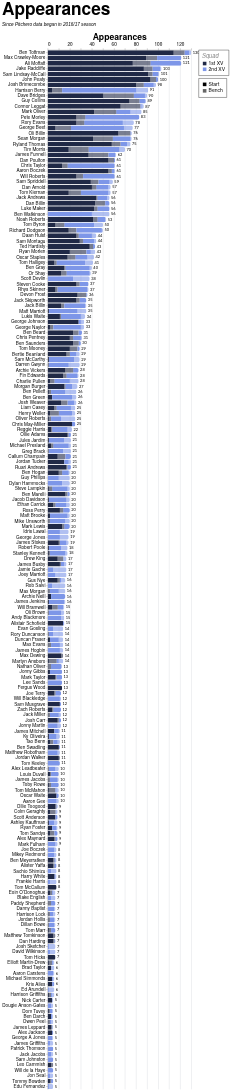

Here is the Vega-Lite specification saved for this chart:
### Vega-Lite specification from a JSON file in a GitHub repository (floating-point values rounded to 4 significant figures; data arrays with more than 128 entries replaced by an {"elided": "..."} marker saying what was removed)
{"config": {"axis": {"labelFont": "PT Sans Narrow, Helvetica Neue, Helvetica, Arial, sans-serif", "titleFont": "PT Sans Narrow, Helvetica Neue, Helvetica, Arial, sans-serif", "labelFontSize": 13, "titleFontSize": 24, "gridColor": "#202947", "gridOpacity": 0.2, "zindex": 1}, "text": {"font": "Lato, sans-serif"}, "bar": {"cornerRadiusEnd": 5}, "header": {"labelFont": "PT Sans Narrow, Helvetica Neue, Helvetica, Arial, sans-serif", "titleFont": "PT Sans Narrow, Helvetica Neue, Helvetica, Arial, sans-serif", "labelFontSize": 24, "titleFontSize": 28, "labelFontWeight": "bold", "orient": "left"}, "legend": {"labelFont": "PT Sans Narrow, Helvetica Neue, Helvetica, Arial, sans-serif", "titleFont": "PT Sans Narrow, Helvetica Neue, Helvetica, Arial, sans-serif", "labelFontSize": 14, "titleFontSize": 16, "titlePadding": 5, "fillColor": "white", "strokeColor": "black", "padding": 10, "titleFontWeight": "lighter", "titleFontStyle": "italic", "titleColor": "gray", "offset": 10}, "title": {"font": "PT Sans Narrow, Helvetica Neue, Helvetica, Arial, sans-serif", "fontSize": 48, "fontWeight": "bold", "anchor": "start", "align": "center", "titlePadding": 20, "subtitlePadding": 10, "subtitleFontSize": 13, "subtitleColor": "", "subtitleFontStyle": "italic", "offset": 15, "color": "black"}, "axisX": {"labelAngle": 0}, "facet": {"title": null, "header": null, "align": {"row": "each", "column": "each"}, "spacing": 10}, "resolve": {"scale": {"y": "independent", "facet": "independent"}}, "background": "transparent", "scale": {"offsetBandPaddingOuter": 0.2, "offsetBandPaddingInner": 0.1}, "view": {"stroke": null, "background": "transparent"}}, "layer": [{"mark": {"type": "bar"}, "encoding": {"color": {"field": "squad", "legend": {"direction": "vertical", "labelExpr": "datum.value + ' XV'", "offset": 20, "orient": "right", "title": "Squad"}, "scale": {"domain": ["1st", "2nd"], "range": ["#202946", "#7d96e8"]}, "sort": ["1st", "2nd"], "type": "nominal"}, "opacity": {"field": "start", "legend": {"direction": "vertical", "offset": 20, "orient": "right", "title": null}, "scale": {"domain": ["Start", "Bench"], "range": [1.0, 0.6]}, "sort": ["Start", "Bench"], "type": "nominal"}, "order": {"field": "stack_order", "sort": "ascending", "type": "quantitative"}, "tooltip": [{"field": "player", "title": "Player", "type": "nominal"}, {"field": "squad", "title": "Squad", "type": "nominal"}, {"field": "start", "title": "Selection", "type": "nominal"}, {"aggregate": "sum", "field": "games", "title": "Games", "type": "quantitative"}, {"aggregate": "max", "field": "player_total", "title": "Total", "type": "quantitative"}], "x": {"aggregate": "sum", "axis": {"orient": "top", "title": "Appearances"}, "field": "games", "type": "quantitative"}, "y": {"field": "player", "sort": {"field": "player_total", "op": "max", "order": "descending"}, "title": null, "type": "nominal"}}}, {"mark": {"type": "text", "align": "left", "baseline": "middle", "color": "black", "dx": 4, "fontSize": 11}, "encoding": {"text": {"field": "total_games", "format": ".0f", "type": "quantitative"}, "x": {"axis": {"orient": "top", "title": "Appearances"}, "field": "total_games", "type": "quantitative"}, "y": {"field": "player", "sort": {"field": "player_total", "op": "max", "order": "descending"}, "title": null, "type": "nominal"}}, "transform": [{"aggregate": [{"op": "sum", "field": "games", "as": "total_games"}, {"op": "max", "field": "player_total", "as": "player_total"}], "groupby": ["player"]}]}], "data": {"name": "data-450511116cee2cf5651242745d409f47"}, "height": {"step": 15}, "params": [{"name": "seasonParam", "value": []}, {"name": "gameTypesParam", "value": []}, {"name": "squadParam", "value": "All"}, {"name": "positionsParam", "value": []}, {"name": "minAppsParam", "value": 5}], "title": {"text": "Appearances", "subtitle": "Since Pitchero data began in 2016/17 season"}, "transform": [{"filter": "length(seasonParam) === 0 || indexof(seasonParam, datum.season) >= 0"}, {"filter": "length(gameTypesParam) === 0 || indexof(gameTypesParam, datum.game_type) >= 0"}, {"filter": "squadParam === \"All\" || datum.squad === squadParam"}, {"filter": "length(positionsParam) === 0 || indexof(positionsParam, datum.position) >= 0"}, {"joinaggregate": [{"op": "sum", "field": "games", "as": "player_total"}], "groupby": ["player"]}, {"filter": "datum.player_total >= minAppsParam"}], "width": 400, "$schema": "https://vega.github.io/schema/vega-lite/v5.20.1.json", "datasets": {"data-450511116cee2cf5651242745d409f47": {"elided": "2377 records"}}}
